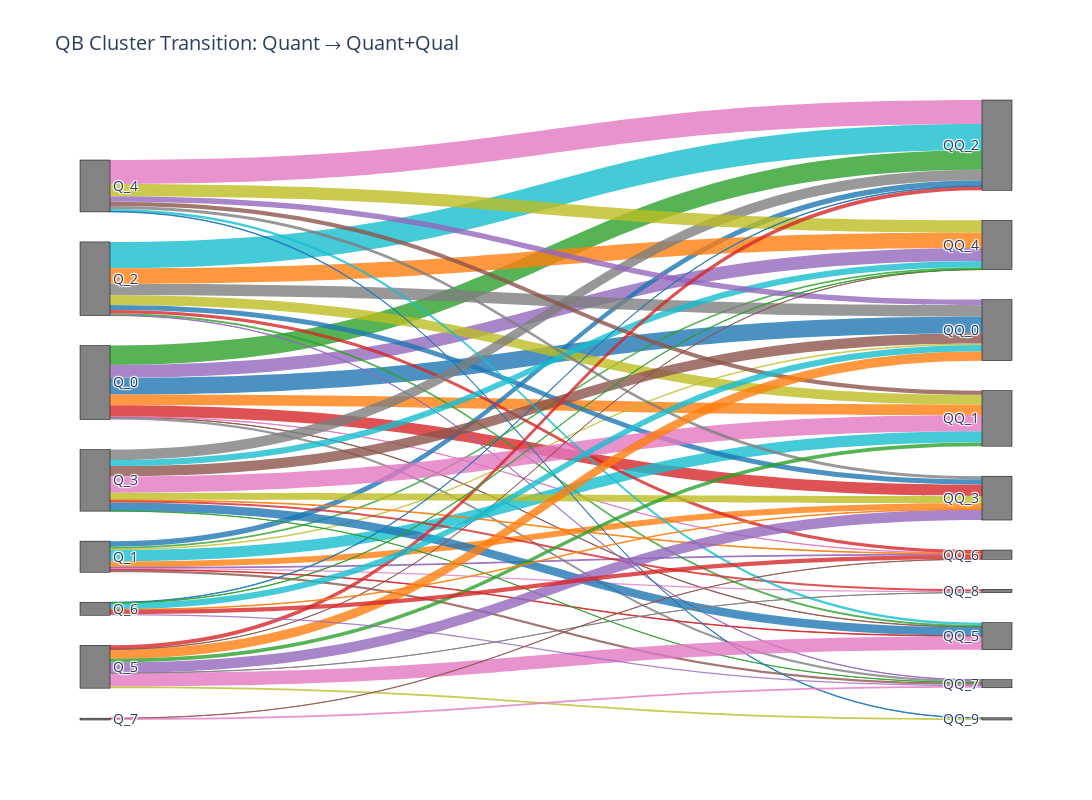

The cell this chart's notebook holds for it:
### Code cell
qb_quant_label = quant_mapped[quant_mapped['pos_abbr_x'] == 'QB']['cluster']
qb_qual_label = qual_mapped[qual_mapped['pos_abbr_x'] == 'QB']['cluster']
create_improved_sankey(quant_labels, qual_labels)

### Figure 1 — Plotly figure (JSON) as saved in the notebook; plotly's stock layout.template omitted (floating-point values rounded to 4 significant figures)
{"data": [{"link": {"color": ["rgba(31, 119, 180, 0.8)", "rgba(255, 127, 14, 0.8)", "rgba(44, 160, 44, 0.8)", "rgba(214, 39, 40, 0.8)", "rgba(148, 103, 189, 0.8)", "rgba(140, 86, 75, 0.8)", "rgba(227, 119, 194, 0.8)", "rgba(127, 127, 127, 0.8)", "rgba(188, 189, 34, 0.8)", "rgba(23, 190, 207, 0.8)", "rgba(31, 119, 180, 0.8)", "rgba(255, 127, 14, 0.8)", "rgba(44, 160, 44, 0.8)", "rgba(214, 39, 40, 0.8)", "rgba(148, 103, 189, 0.8)", "rgba(140, 86, 75, 0.8)", "rgba(227, 119, 194, 0.8)", "rgba(127, 127, 127, 0.8)", "rgba(188, 189, 34, 0.8)", "rgba(23, 190, 207, 0.8)", "rgba(31, 119, 180, 0.8)", "rgba(255, 127, 14, 0.8)", "rgba(44, 160, 44, 0.8)", "rgba(214, 39, 40, 0.8)", "rgba(148, 103, 189, 0.8)", "rgba(140, 86, 75, 0.8)", "rgba(227, 119, 194, 0.8)", "rgba(127, 127, 127, 0.8)", "rgba(188, 189, 34, 0.8)", "rgba(23, 190, 207, 0.8)", "rgba(31, 119, 180, 0.8)", "rgba(255, 127, 14, 0.8)", "rgba(44, 160, 44, 0.8)", "rgba(214, 39, 40, 0.8)", "rgba(148, 103, 189, 0.8)", "rgba(140, 86, 75, 0.8)", "rgba(227, 119, 194, 0.8)", "rgba(127, 127, 127, 0.8)", "rgba(188, 189, 34, 0.8)", "rgba(23, 190, 207, 0.8)", "rgba(31, 119, 180, 0.8)", "rgba(255, 127, 14, 0.8)", "rgba(44, 160, 44, 0.8)", "rgba(214, 39, 40, 0.8)", "rgba(148, 103, 189, 0.8)", "rgba(140, 86, 75, 0.8)", "rgba(227, 119, 194, 0.8)", "rgba(127, 127, 127, 0.8)", "rgba(188, 189, 34, 0.8)", "rgba(23, 190, 207, 0.8)", "rgba(31, 119, 180, 0.8)", "rgba(255, 127, 14, 0.8)", "rgba(44, 160, 44, 0.8)", "rgba(214, 39, 40, 0.8)", "rgba(148, 103, 189, 0.8)", "rgba(140, 86, 75, 0.8)", "rgba(227, 119, 194, 0.8)"], "source": [0, 0, 0, 0, 0, 0, 0, 0, 1, 1, 1, 1, 1, 1, 1, 1, 1, 2, 2, 2, 2, 2, 2, 2, 2, 3, 3, 3, 3, 3, 3, 3, 3, 3, 4, 4, 4, 4, 4, 4, 4, 5, 5, 5, 5, 5, 5, 5, 5, 6, 6, 6, 6, 6, 6, 7, 7], "target": [8, 9, 10, 11, 12, 13, 14, 15, 8, 9, 10, 11, 12, 13, 14, 15, 16, 8, 9, 10, 11, 12, 13, 14, 15, 8, 9, 10, 11, 12, 13, 14, 15, 16, 8, 9, 10, 11, 12, 13, 17, 8, 9, 10, 11, 12, 13, 16, 17, 8, 10, 11, 12, 14, 15, 14, 15], "value": [128, 81, 149, 88, 100, 3, 2, 18, 11, 87, 43, 45, 15, 4, 6, 18, 10, 87, 75, 203, 40, 119, 14, 25, 3, 80, 124, 80, 55, 47, 66, 5, 1, 15, 43, 32, 184, 24, 94, 18, 4, 72, 28, 31, 81, 1, 103, 1, 13, 48, 4, 4, 3, 32, 9, 1, 13]}, "node": {"color": "rgba(100, 100, 100, 0.8)", "label": ["Q_0", "Q_1", "Q_2", "Q_3", "Q_4", "Q_5", "Q_6", "Q_7", "QQ_0", "QQ_1", "QQ_2", "QQ_3", "QQ_4", "QQ_5", "QQ_6", "QQ_7", "QQ_8", "QQ_9"], "line": {"color": "black", "width": 0.5}, "pad": 30, "thickness": 30}, "type": "sankey"}], "layout": {"font": {"size": 14}, "height": 800, "title": {"text": "QB Cluster Transition: Quant → Quant+Qual"}, "width": 1200}}
